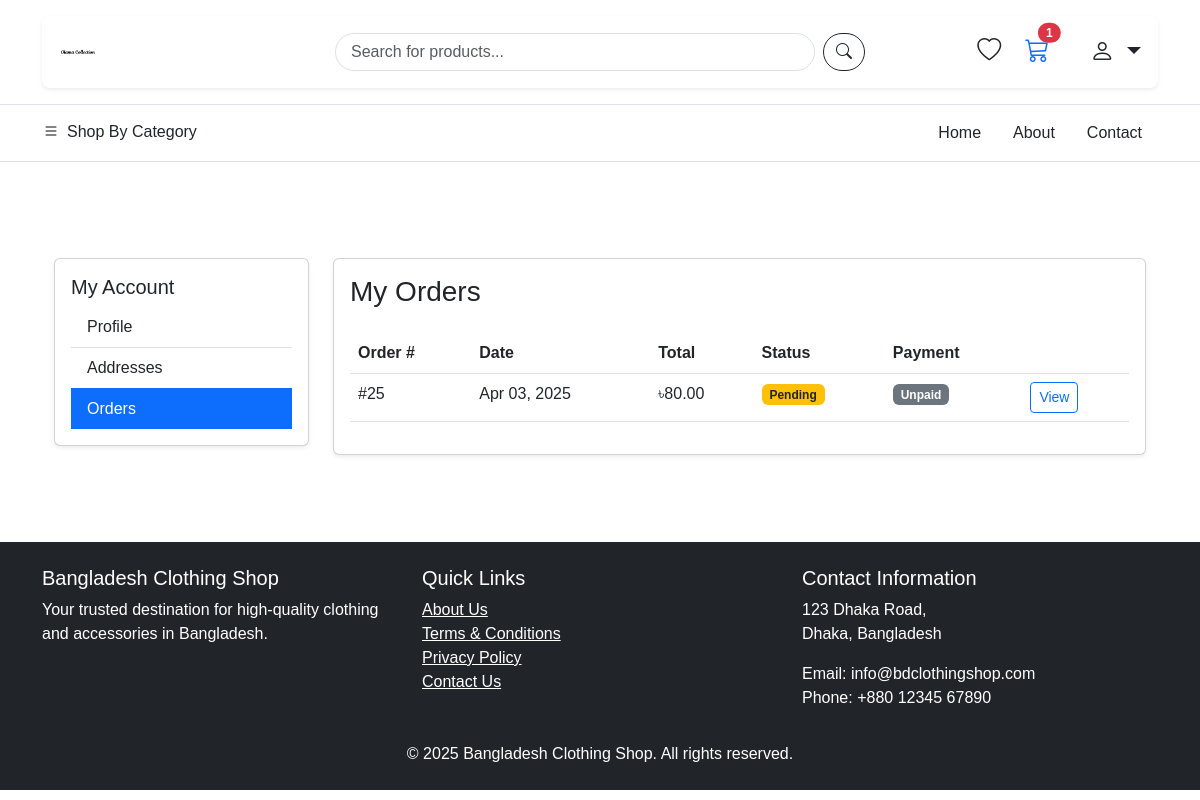
The page /orders/history/ (signed in) on the database its author committed.
### cart/models.py (models this page shows, shortened)
class Cart(models.Model):
    user = models.ForeignKey(settings.AUTH_USER_MODEL, on_delete=models.CASCADE, null=True, blank=True)
    session_id = models.CharField(max_length=255, null=True, blank=True)
    created_at = models.DateTimeField(auto_now_add=True)
    updated_at = models.DateTimeField(auto_now=True)
    @property
    def total_items(self):
        return sum(item.quantity for item in self.items.all())

class CartItem(models.Model):
    cart = models.ForeignKey(Cart, on_delete=models.CASCADE, related_name='items')
    product_variant = models.ForeignKey(ProductVariant, on_delete=models.CASCADE)
    quantity = models.PositiveIntegerField(default=1)
    class Meta:
        unique_together = ('cart', 'product_variant')

### orders/models.py (models this page shows, shortened)
class Order(models.Model):
    order_number = models.CharField(max_length=20, unique=True, null=True, blank=True)
    customer = models.ForeignKey(User, on_delete=models.SET_NULL, related_name='orders', null=True, blank=True)
    shipping_address = models.TextField(null=True, blank=True)
    billing_address = models.TextField(blank=True, null=True)
    payment_method = models.CharField(max_length=50, null=True, blank=True)  # Made nullable
    payment_status = models.CharField(max_length=50, default='pending')
    total_amount = models.DecimalField(max_digits=10, decimal_places=2, null=True, blank=True)  # Made nullable
    created_at = models.DateTimeField(auto_now_add=True)
    updated_at = models.DateTimeField(auto_now=True)
    status = models.ForeignKey('crm.OrderStatus', on_delete=models.SET_NULL, null=True, blank=True)
    tracking_code = models.CharField(max_length=50, blank=True, null=True)
    consignment_id = models.CharField(max_length=50, blank=True, null=True)
    delivery_status = models.CharField(max_length=50, blank=True, null=True)
    inventory_updated = models.BooleanField(default=False)

### orders/views.py (the view)
# urls.py: path('history/', views.order_history, name='history'),
@login_required
def order_history(request):
    orders = Order.objects.filter(customer=request.user).order_by('-created_at')
    return render(request, 'orders/history.html', {
        'title': 'Order History',
        'orders': orders
    })

### core/context_processors.py (called while the page is built)
def site_settings(request):
    return {
        'site_name': get_site_config('site_name', 'Bangladesh E-commerce'),
        'site_logo': get_site_config('site_logo', '/static/img/default-logo.png'),
        'contact_email': get_site_config('contact_email', 'info@example.com'),
        'contact_phone': get_site_config('contact_phone', '+880xxxxxxxxx'),
    }

### core/utils.py (called while the page is built)
def get_site_config(name, default=None):
    try:
        config = SiteConfiguration.objects.get(name=name, active=True)
        if config.value:
            return config.value
        elif config.image:
            return config.image.url
        return default
    except SiteConfiguration.DoesNotExist:
        return default

### templates/orders/history.html (shortened to what this page needs)
{% extends 'base.html' %}
{% load static %}
{% block content %}
<div class="container my-5">
    <div class="row">
        <div class="col-md-3 mb-4">
            <div class="card shadow-sm">
                <div class="card-body">
                    <h5 class="card-title">My Account</h5>
                    <div class="list-group list-group-flush">
                        <a href="{% url 'accounts:profile' %}" class="list-group-item list-group-item-action">Profile</a>
                        <a href="{% url 'accounts:address_list' %}" class="list-group-item list-group-item-action">Addresses</a>
                        <a href="{% url 'orders:history' %}" class="list-group-item list-group-item-action active">Orders</a>
                    </div>
                </div>
            </div>
        </div>
        <div class="col-md-9">
            <div class="card shadow-sm">
                <div class="card-body">
                    <h3 class="card-title mb-4">My Orders</h3>
                    {% if orders %}
                        <div class="table-responsive">
                            <table class="table table-hover">
                                <thead>
                                    <tr>
                                        <th>Order #</th>
                                        <th>Date</th>
                                        <th>Total</th>
                                        <th>Status</th>
                                        <th>Payment</th>
                                        <th></th>
                                    </tr>
                                </thead>
                                <tbody>
                                    {% for order in orders %}
                                    <tr>
                                        <td>#{{ order.id }}</td>
                                        <td>{{ order.created_at|date:"M d, Y" }}</td>
                                        <td>৳{{ order.total_amount }}</td>
                                        <td>
                                            {% if order.status.name == 'Pending' %}
                                                <span class="badge bg-warning text-dark">Pending</span>
                                            {% elif order.status == 'processing' %}
                                                <span class="badge bg-info">Processing</span>
                                            {% elif order.status == 'shipped' %}
                                                <span class="badge bg-primary">Shipped</span>
                                            {% elif order.status == 'delivered' %}
                                                <span class="badge bg-success">Delivered</span>
                                            {% elif order.status == 'cancelled' %}
                                                <span class="badge bg-danger">Cancelled</span>
                                            {% endif %}
                                        </td>
                                        <td>
                                            {% if order.payment_status == 'paid' %}
                                                <span class="badge bg-success">Paid</span>
                                            {% else %}
                                                <span class="badge bg-secondary">Unpaid</span>
                                            {% endif %}
                                        </td>
                                        <td>
                                            <a href="{% url 'orders:confirmation' order.id %}" class="btn btn-sm btn-outline-primary">
                                                View
                                            </a>
                                        </td>
                                    </tr>
                                    {% endfor %}
                                </tbody>
                            </table>
                        </div>
                    {% endif %}
                </div>
            </div>
        </div>
    </div>
</div>
{% endblock %}

### templates/base.html (shortened to what this page needs)
{% load static %}
<!DOCTYPE html>
<html lang="en">
<head>
    <link href="https://cdn.jsdelivr.net/npm/bootstrap@5.3.0-alpha1/dist/css/bootstrap.min.css" rel="stylesheet">
    <link rel="stylesheet" href="https://cdn.jsdelivr.net/npm/bootstrap-icons@1.11.1/font/bootstrap-icons.css">
    <link rel="stylesheet" href="{% static 'css/style.css' %}">
</head>
<body>
    <header class="mb-4">
        <div class="container my-3">
            <div class="card shadow-sm border-0">
                <div class="card-body py-3">
                    <div class="row align-items-center">
                        <div class="col-md-3">
                            <a class="navbar-brand" href="{% url 'home' %}">
                                <img src="{% static 'images/logo.png' %}" alt="Bangladesh Clothing Shop" height="40" width="40">
                            </a>
                        </div>
                        <div class="col-md-6">
                            <form class="d-flex">
                                <input class="form-control" type="search" placeholder="Search for products...">
                                <button class="btn btn-outline-dark ms-2" type="submit">
                                    <i class="bi bi-search"></i>
                                </button>
                            </form>
                        </div>
                        <div class="col-md-3 d-flex justify-content-end gap-4">
                            <a href="#" class="text-dark fs-4" data-bs-toggle="tooltip" title="Wishlist">
                                <i class="bi bi-heart"></i>
                            </a>
                            <a href="{% url 'cart:cart_detail' %}" class="cart-icon position-relative me-3">
                                <i class="bi bi-cart3 fs-4"></i>
                                {% if request.cart.total_items > 0 %}
                                    <span class="cart-count position-absolute top-0 start-100 translate-middle badge rounded-pill bg-danger">
                                        {{ request.cart.total_items }}
                                    </span>
                                {% else %}
                                    <span class="cart-count position-absolute top-0 start-100 translate-middle badge rounded-pill bg-danger" style="display: none;">
                                        0
                                    </span>
                                {% endif %}
                            </a>
                            <div class="dropdown">
                                <button class="btn btn-link text-dark fs-4 p-0 dropdown-toggle" type="button" id="accountDropdown" data-bs-toggle="dropdown" aria-expanded="false" style="text-decoration: none;">
                                    <i class="bi bi-person"></i>
                                </button>
                            </div>
                        </div>
                    </div>
                </div>
            </div>
        </div>
        <div class="border-top border-bottom py-2">
            <div class="container">
                <div class="row">
                    <div class="col-md-3">
                        <div class="category-dropdown">
                            <button class="btn d-flex align-items-center ps-0" type="button">
                                <i class="bi bi-list me-2"></i>
                                <span class="fw-medium">Shop By Category</span>
                            </button>
                        </div>
                    </div>
                    <div class="col-md-9">
                        <nav class="nav justify-content-end">
                            <a class="nav-link text-dark" href="{% url 'home' %}">Home</a>
                            <a class="nav-link text-dark" href="#">About</a>
                            <a class="nav-link text-dark" href="#">Contact</a>
                        </nav>
                    </div>
                </div>
            </div>
        </div>
    </header>
    <main class="container py-4">
        {% block content %}{% endblock %}
    </main>
    <footer class="bg-dark text-white py-4">
        <div class="container">
            <div class="row">
                <div class="col-md-4">
                    <h5>Bangladesh Clothing Shop</h5>
                    <p>Your trusted destination for high-quality clothing and accessories in Bangladesh.</p>
                </div>
                <div class="col-md-4">
                    <h5>Quick Links</h5>
                    <ul class="list-unstyled">
                        <li><a href="#" class="text-white">About Us</a></li>
                        <li><a href="#" class="text-white">Terms & Conditions</a></li>
                        <li><a href="#" class="text-white">Privacy Policy</a></li>
                        <li><a href="#" class="text-white">Contact Us</a></li>
                    </ul>
                </div>
                <div class="col-md-4">
                    <h5>Contact Information</h5>
                    <address>
                        <p>123 Dhaka Road,<br>Dhaka, Bangladesh</p>
                        <p>Email: info@bdclothingshop.com<br>Phone: +880 12345 67890</p>
                    </address>
                </div>
            </div>
            <div class="row mt-3">
                <div class="col-12 text-center">
                    <p class="mb-0">&copy; {% now "Y" %} Bangladesh Clothing Shop. All rights reserved.</p>
                </div>
            </div>
        </div>
    </footer>
</body>
</html>

### static/css/style.css (style rules this page uses)
body { font-family: 'Hind Siliguri', Arial, sans-serif; }
header .card { transition: all 0.3s ease; border-radius: 8px; }
header form .form-control { border-radius: 20px; padding-left: 15px; }
header form .btn { border-radius: 20px; }
header .nav-link { position: relative; padding: 0.5rem 1rem; }
header .nav-link::after { content: ''; position: absolute; bottom: 0; left: 50%; width: 0; height: 2px; background-color: #000; transition: all 0.3s ease; transform: translateX(-50%); }
.category-dropdown { position: relative; }
.category-dropdown .bi-list { color: #000000; }

### rows shown on the page
Cart: cart.total_items "1"
Order: id "25", created_at "Apr 03, 2025", total_amount "80.00", shows "Pending", payment_status "Unpaid"
